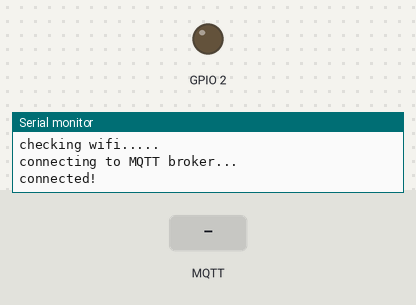
The sketch below on a simulated ESP32. Parts: output pins drawn as LEDs (lit = HIGH), the last lines printed to the serial monitor. Dashed ring = blinking. The inputs (shaded band) are chosen by the test bench. WiFi joins after 1.5 s; servers stay silent unless stated; no MQTT or app messages arrive unless stated.

Above: at 8.2 s.
8.3 s: MQTT message "1" arrives on the first subscribed topic
At 9.5 s:
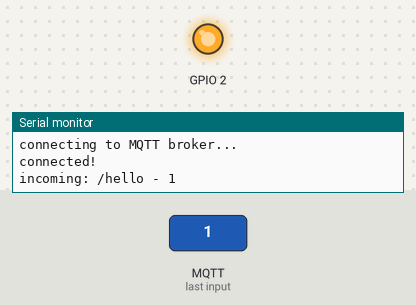
9.8 s: MQTT message "on" arrives on the first subscribed topic
11.5 s: MQTT message "off" arrives on the first subscribed topic
At 13.9 s:
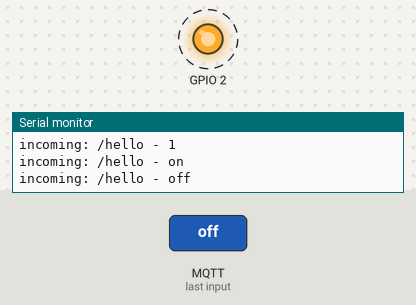
Timing chart, 0 to 19.5 s (numbered marks = the images above; inputs shaded):
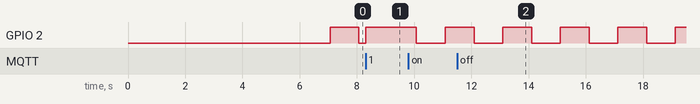

The sketch:

ESP32_MQTT_example.ino
```cpp
// Based on the great code written by
// Joël Gähwiler
// https://github.com/256dpi/arduino-mqtt

#include <WiFi.h>
#include <MQTT.h>

const char ssid[] = "WIFI_SSID";
const char pass[] = "WIFI_PASSWORD";

WiFiClient net;
MQTTClient client;

unsigned long lastMillis = 0UL, lastPrint = 0UL;

long costam = 0;

unsigned long szukanie = 0;
unsigned long lastled = 0;
unsigned long lastOdczyt = 0;
bool led = 1;

String str;

  int count;
  unsigned char c;
  unsigned char high;
  bool odczytOk = 0;

void connect() {
  Serial.print("checking wifi...");
  szukanie = millis();
  while (WiFi.status() != WL_CONNECTED) {
    Serial.print(".");
    delay(1000);
    if (millis() - szukanie > 30000UL)
    {
      ESP.restart();
    }
  }

  Serial.print("\nconnecting to MQTT broker...");
  szukanie = millis();
  while (!client.connect("MQTT_ID", "MQTT_USERNAME", "MQTT_PASSWORD")) {  // Client ID, username, pass
    Serial.print(".");                                 // ID nie jest wcale wazne
    delay(1000);
    if (millis() - szukanie > 30000UL)
    {
      ESP.restart();
    }
  }

  Serial.println("\nconnected!");

  client.subscribe("/hello");
  // client.unsubscribe("/hello");
}

void messageReceived(String &topic, String &payload) {
  Serial.println("incoming: " + topic + " - " + payload);
  if (payload == "1")
    digitalWrite(2, 1);
  if (payload == "0")
    digitalWrite(2, 0);

  // Note: Do not use the client in the callback to publish, subscribe or
  // unsubscribe as it may cause deadlocks when other things arrive while
  // sending and receiving acknowledgments. Instead, change a global variable,
  // or push to a queue and handle it in the loop after calling `client.loop()`.
}

void setup() {
  pinMode(2, OUTPUT);
  digitalWrite(2, 0);

//  Serial2.begin(9600, SERIAL_8N1, 16, 17);
  Serial.begin(115200);
  delay(5000);

  WiFi.begin(ssid, pass);

  // Note: Local domain names (e.g. "Computer.local" on OSX) are not supported
  // by Arduino. You need to set the IP address directly.
  client.begin("10.0.0.52", net);
  client.onMessage(messageReceived);

  connect();
}

void loop() {

  client.loop();
  delay(10);  // <- fixes some issues with WiFi stability

  if (!client.connected()) {
    connect();
  }

  // publish a message roughly every minute.
  if (millis() - lastMillis > 60000UL) {
//    lastMillis = millis();
//    str = String("{\"temperature\":") + String(lasttemperature) + String(", \"humidity\":") + String(lasthumandity) + String("}");
//    client.publish("homeassistant/sensor/sensorBedroom/state", str);

//    delay(5000);
//    str = String("{\"pm1\":") + String(lastpmat10) + String(", \"pm25\":") + String(lastpmat25) + String(", \"pm10\":") + String(lastpmat100) + String("}");
//    client.publish("homeassistant/sensor/sensorBedroom/state", str);
  }

  if (millis() - lastled > 1000UL)
  {
    lastled = millis();
    digitalWrite(2, led);
    led = !led;
  }

  if (millis() >= 86400000UL)   // 24 (h) * 60 (min) * 60 (s) * 1000 ms = 86 400 000 ms
  {
    ESP.restart();
  }
}
```

Measured:
- after the input at 8.3 s, GPIO 2: LOW → HIGH after 0.01 s instead of 0.77 s
